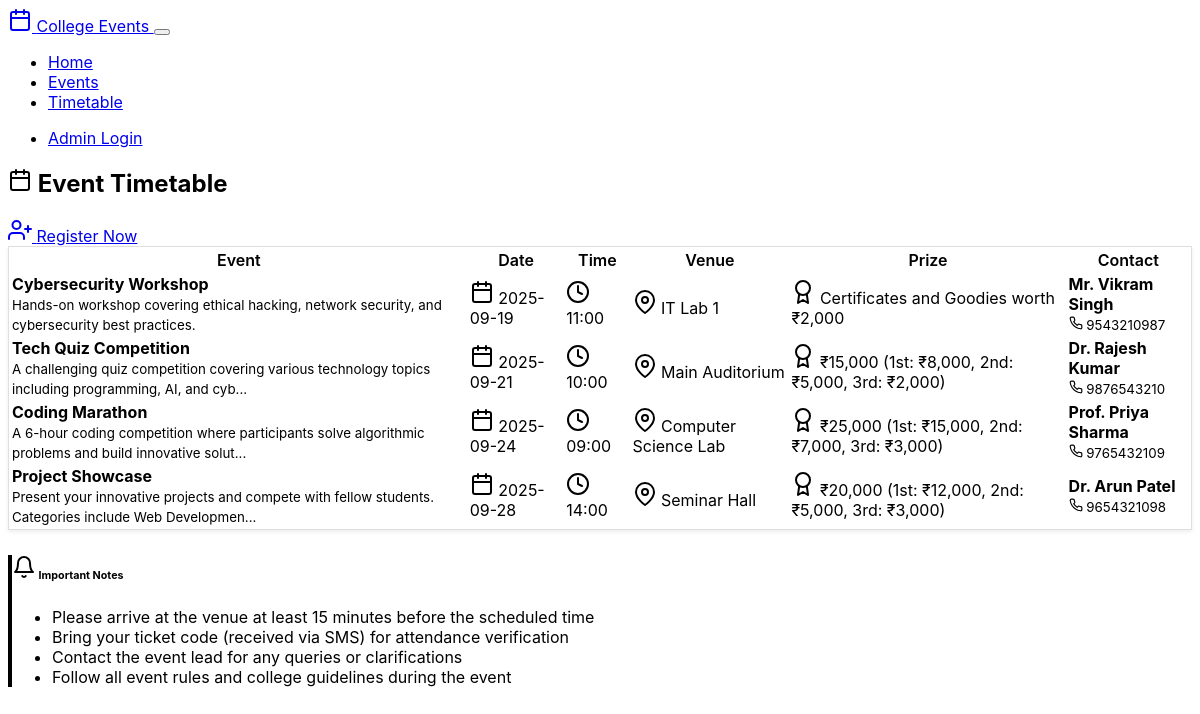
Page /timetable on the committed database.
### app.py (models this page shows, shortened)
class Event(db.Model):
    id = db.Column(db.Integer, primary_key=True)
    name = db.Column(db.String(200), nullable=False)
    description = db.Column(db.Text, nullable=False)
    rules = db.Column(db.Text, nullable=False)
    prize = db.Column(db.String(100), nullable=False)
    registration_fee = db.Column(db.Float, nullable=False, default=0.0)
    date = db.Column(db.String(20), nullable=False)
    time = db.Column(db.String(20), nullable=False)
    venue = db.Column(db.String(200), nullable=False)
    lead_name = db.Column(db.String(100), nullable=False)
    lead_phone = db.Column(db.String(15), nullable=False)
    created_at = db.Column(db.DateTime, default=datetime.utcnow)

### app.py (the view)
@app.route('/timetable')
def timetable():
    events_list = Event.query.order_by(Event.date, Event.time).all()
    return render_template('timetable.html', events=events_list)

### templates/timetable.html (shortened to what this page needs)
{% extends "base.html" %}
{% block content %}
<div class="d-flex justify-content-between align-items-center mb-4">
    <h2>
        <i data-feather="calendar" class="me-2"></i>
        Event Timetable
    </h2>
    <a href="{{ url_for('student_register') }}" class="btn btn-primary">
        <i data-feather="user-plus" class="me-2"></i>
        Register Now
    </a>
</div>
{% if events %}
<div class="card">
    <div class="card-body">
        <div class="table-responsive">
            <table class="table table-hover">
                <thead>
                    <tr>
                        <th>Event</th>
                        <th>Date</th>
                        <th>Time</th>
                        <th>Venue</th>
                        <th>Prize</th>
                        <th>Contact</th>
                    </tr>
                </thead>
                <tbody>
                    {% for event in events %}
                    <tr>
                        <td>
                            <div>
                                <strong>{{ event.name }}</strong>
                                {% if event.description %}
                                <br>
                                <small class="text-muted">{{ event.description[:100] }}{% if event.description|length > 100 %}...{% endif %}</small>
                                {% endif %}
                            </div>
                        </td>
                        <td>
                            <div class="d-flex align-items-center">
                                <i data-feather="calendar" class="text-primary me-2"></i>
                                {{ event.date }}
                            </div>
                        </td>
                        <td>
                            <div class="d-flex align-items-center">
                                <i data-feather="clock" class="text-success me-2"></i>
                                {{ event.time }}
                            </div>
                        </td>
                        <td>
                            <div class="d-flex align-items-center">
                                <i data-feather="map-pin" class="text-info me-2"></i>
                                {{ event.venue }}
                            </div>
                        </td>
                        <td>
                            <div class="d-flex align-items-center">
                                <i data-feather="award" class="text-warning me-2"></i>
                                {{ event.prize }}
                            </div>
                        </td>
                        <td>
                            <div>
                                <strong>{{ event.lead_name }}</strong>
                                <br>
                                <small class="text-muted">
                                    <i data-feather="phone" width="14" height="14" class="me-1"></i>
                                    {{ event.lead_phone }}
                                </small>
                            </div>
                        </td>
                    </tr>
                    {% endfor %}
                </tbody>
            </table>
        </div>
    </div>
</div>
<div class="row mt-4">
    <div class="col-md-12">
        <div class="alert alert-primary" role="alert">
            <h6 class="alert-heading">
                <i data-feather="bell" class="me-2"></i>
                Important Notes
            </h6>
            <ul class="mb-0">
                <li>Please arrive at the venue at least 15 minutes before the scheduled time</li>
                <li>Bring your ticket code (received via SMS) for attendance verification</li>
                <li>Contact the event lead for any queries or clarifications</li>
                <li>Follow all event rules and college guidelines during the event</li>
            </ul>
        </div>
    </div>
</div>
{% else %}
<div class="text-center py-5">
    <i data-feather="calendar-x" width="64" height="64" class="text-muted mb-3"></i>
    <h4 class="text-muted">No Events Scheduled</h4>
    <p class="text-muted">Check back later for upcoming events!</p>
</div>
{% endif %}
{% endblock %}

### static/style.css (style rules this page uses)
body { font-family: -apple-system, BlinkMacSystemFont, 'Segoe UI', Roboto, sans-serif; }
.card { box-shadow: 0 0.125rem 0.25rem rgba(0, 0, 0, 0.075); border: 1px solid rgba(0, 0, 0, 0.125); }
.table th { border-top: none; font-weight: 600; color: var(--bs-gray-800); background-color: var(--bs-gray-50); }
[data-bs-theme="dark"] .table th { background-color: var(--bs-gray-800); color: var(--bs-gray-200); }
.btn { transition: all 0.2s ease-in-out; }
.card { transition: transform 0.2s ease-in-out; }
.alert { border: none; border-left: 4px solid; }
.alert-primary { border-left-color: var(--bs-primary); }

### rows in the picture
Event: name "Cybersecurity Workshop", description "Hands-on workshop covering ethical hacking, network security, and cybersecurity best practices.", date "2025-09-19", time "11:00", venue "IT Lab 1", prize "Certificates and Goodies worth ₹2,000", lead_name "Mr. Vikram Singh", lead_phone "9543210987"
Event: name "Tech Quiz Competition", description "A challenging quiz competition covering various technology topics including programming, AI, and cyb", date "2025-09-21", time "10:00", venue "Main Auditorium", prize "₹15,000 (1st: ₹8,000, 2nd: ₹5,000, 3rd: ₹2,000)", lead_name "Dr. Rajesh Kumar", lead_phone "9876543210"
Event: name "Coding Marathon", description "A 6-hour coding competition where participants solve algorithmic problems and build innovative solut", date "2025-09-24", time "09:00", venue "Computer Science Lab", prize "₹25,000 (1st: ₹15,000, 2nd: ₹7,000, 3rd: ₹3,000)", lead_name "Prof. Priya Sharma", lead_phone "9765432109"
Event: name "Project Showcase", description "Present your innovative projects and compete with fellow students. Categories include Web Developmen", date "2025-09-28", time "14:00", venue "Seminar Hall", prize "₹20,000 (1st: ₹12,000, 2nd: ₹5,000, 3rd: ₹3,000)", lead_name "Dr. Arun Patel", lead_phone "9654321098"
